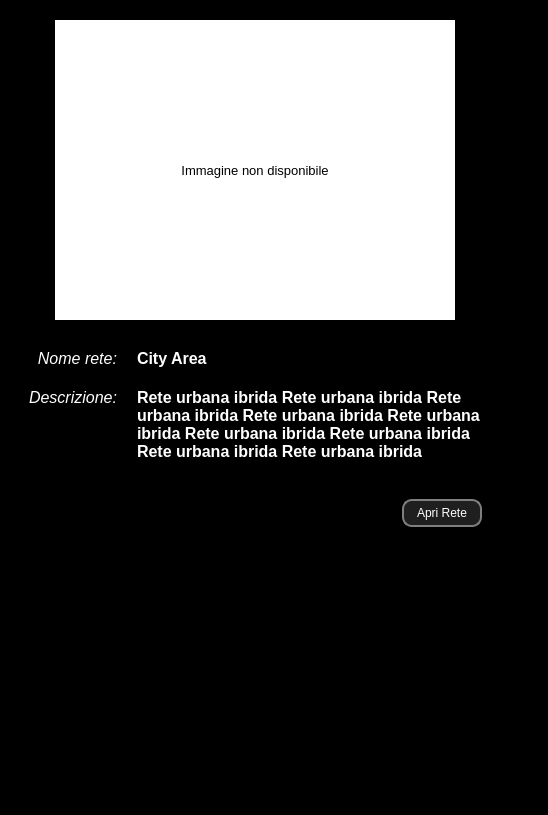
<?xml version="1.0" encoding="UTF-8"?>
<ui version="4.0">
 <class>mainWgt</class>
 <widget class="QWidget" name="mainWgt">
  <property name="geometry">
   <rect>
    <x>0</x>
    <y>0</y>
    <width>548</width>
    <height>815</height>
   </rect>
  </property>
  <property name="sizePolicy">
   <sizepolicy hsizetype="Preferred" vsizetype="Preferred">
    <horstretch>0</horstretch>
    <verstretch>0</verstretch>
   </sizepolicy>
  </property>
  <property name="minimumSize">
   <size>
    <width>0</width>
    <height>0</height>
   </size>
  </property>
  <property name="windowTitle">
   <string>Form</string>
  </property>
  <property name="styleSheet">
   <string notr="true">* {
	background-color: rgb(0, 0, 0);
	color: rgb(255, 255, 255);
}
</string>
  </property>
  <widget class="QWidget" name="gridDetailsMainWgt" native="true">
   <property name="geometry">
    <rect>
     <x>10</x>
     <y>10</y>
     <width>491</width>
     <height>791</height>
    </rect>
   </property>
   <property name="sizePolicy">
    <sizepolicy hsizetype="Preferred" vsizetype="Preferred">
     <horstretch>0</horstretch>
     <verstretch>0</verstretch>
    </sizepolicy>
   </property>
   <property name="styleSheet">
    <string notr="true">* {
	background-color: rgb(0, 0, 0);
	color: rgb(255, 255, 255);
}

QPushButton {
	padding: 5px 4px;
	color: rgb(255, 255, 255);
	background-color: rgb(31, 31, 31);
	border: solid;
	border-width: 2px; 
	border-radius: 10px; 
	border-color: rgb(127, 127, 127);
}
  
QPushButton:pressed {
	background-color: rgb(64, 64, 64); 
	border-style: inset
}</string>
   </property>
   <layout class="QVBoxLayout" name="verticalLayout">
    <property name="spacing">
     <number>20</number>
    </property>
    <property name="leftMargin">
     <number>10</number>
    </property>
    <property name="topMargin">
     <number>10</number>
    </property>
    <property name="rightMargin">
     <number>10</number>
    </property>
    <property name="bottomMargin">
     <number>10</number>
    </property>
    <item alignment="Qt::AlignHCenter">
     <widget class="QLabel" name="imageLbl">
      <property name="minimumSize">
       <size>
        <width>400</width>
        <height>300</height>
       </size>
      </property>
      <property name="maximumSize">
       <size>
        <width>600</width>
        <height>450</height>
       </size>
      </property>
      <property name="font">
       <font>
        <pointsize>10</pointsize>
       </font>
      </property>
      <property name="styleSheet">
       <string notr="true">background-color: rgb(255, 255, 255);
color: rgb(0, 0, 0);</string>
      </property>
      <property name="text">
       <string>Immagine non disponibile</string>
      </property>
      <property name="textFormat">
       <enum>Qt::AutoText</enum>
      </property>
      <property name="alignment">
       <set>Qt::AlignCenter</set>
      </property>
     </widget>
    </item>
    <item>
     <widget class="QWidget" name="centralWgt" native="true">
      <layout class="QGridLayout" name="gridLayout">
       <property name="spacing">
        <number>20</number>
       </property>
       <item row="0" column="0">
        <widget class="QLabel" name="nameCapLbl">
         <property name="sizePolicy">
          <sizepolicy hsizetype="Preferred" vsizetype="Preferred">
           <horstretch>0</horstretch>
           <verstretch>0</verstretch>
          </sizepolicy>
         </property>
         <property name="minimumSize">
          <size>
           <width>50</width>
           <height>0</height>
          </size>
         </property>
         <property name="font">
          <font>
           <pointsize>12</pointsize>
           <italic>true</italic>
          </font>
         </property>
         <property name="text">
          <string>Nome rete:</string>
         </property>
         <property name="alignment">
          <set>Qt::AlignRight|Qt::AlignTrailing|Qt::AlignVCenter</set>
         </property>
        </widget>
       </item>
       <item row="0" column="1">
        <widget class="QLabel" name="nameLbl">
         <property name="font">
          <font>
           <pointsize>12</pointsize>
           <weight>75</weight>
           <bold>true</bold>
          </font>
         </property>
         <property name="text">
          <string>City Area</string>
         </property>
        </widget>
       </item>
       <item row="1" column="0">
        <widget class="QLabel" name="descCapLbl">
         <property name="font">
          <font>
           <pointsize>12</pointsize>
           <italic>true</italic>
          </font>
         </property>
         <property name="text">
          <string>Descrizione:</string>
         </property>
         <property name="alignment">
          <set>Qt::AlignRight|Qt::AlignTop|Qt::AlignTrailing</set>
         </property>
        </widget>
       </item>
       <item row="1" column="1">
        <widget class="QLabel" name="descLbl">
         <property name="sizePolicy">
          <sizepolicy hsizetype="MinimumExpanding" vsizetype="Preferred">
           <horstretch>0</horstretch>
           <verstretch>0</verstretch>
          </sizepolicy>
         </property>
         <property name="font">
          <font>
           <pointsize>12</pointsize>
           <weight>75</weight>
           <bold>true</bold>
          </font>
         </property>
         <property name="lineWidth">
          <number>1</number>
         </property>
         <property name="midLineWidth">
          <number>0</number>
         </property>
         <property name="text">
          <string>Rete urbana ibrida Rete urbana ibrida Rete urbana ibrida Rete urbana ibrida Rete urbana ibrida Rete urbana ibrida Rete urbana ibrida Rete urbana ibrida Rete urbana ibrida </string>
         </property>
         <property name="alignment">
          <set>Qt::AlignLeading|Qt::AlignLeft|Qt::AlignTop</set>
         </property>
         <property name="wordWrap">
          <bool>true</bool>
         </property>
        </widget>
       </item>
      </layout>
     </widget>
    </item>
    <item>
     <widget class="QWidget" name="widget_2" native="true">
      <layout class="QHBoxLayout" name="horizontalLayout">
       <item>
        <spacer name="horizontalSpacer">
         <property name="orientation">
          <enum>Qt::Horizontal</enum>
         </property>
         <property name="sizeHint" stdset="0">
          <size>
           <width>40</width>
           <height>20</height>
          </size>
         </property>
        </spacer>
       </item>
       <item>
        <widget class="QPushButton" name="open">
         <property name="minimumSize">
          <size>
           <width>80</width>
           <height>0</height>
          </size>
         </property>
         <property name="text">
          <string>Apri Rete</string>
         </property>
        </widget>
       </item>
      </layout>
     </widget>
    </item>
    <item>
     <spacer name="verticalSpacer">
      <property name="orientation">
       <enum>Qt::Vertical</enum>
      </property>
      <property name="sizeHint" stdset="0">
       <size>
        <width>20</width>
        <height>40</height>
       </size>
      </property>
     </spacer>
    </item>
   </layout>
  </widget>
 </widget>
 <resources/>
 <connections/>
</ui>
